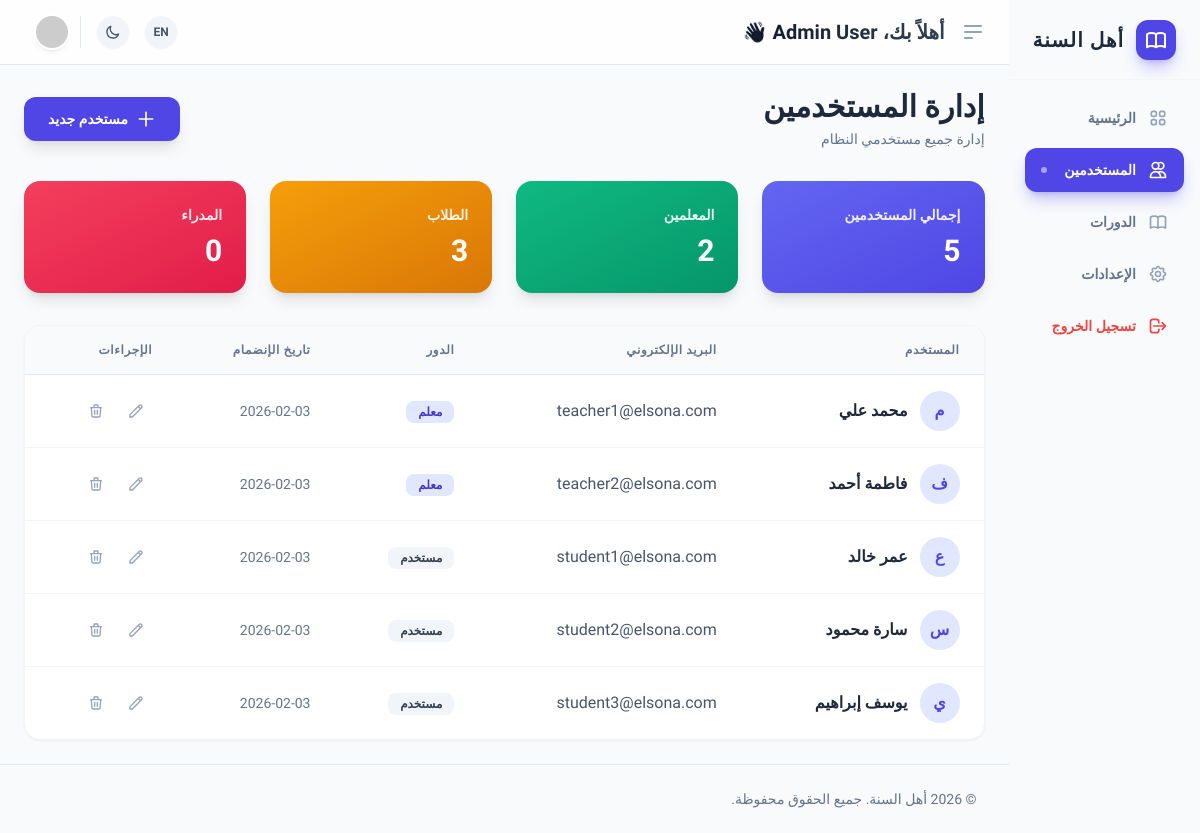
Page /dashboard/admin/users.php on the earlier database version.
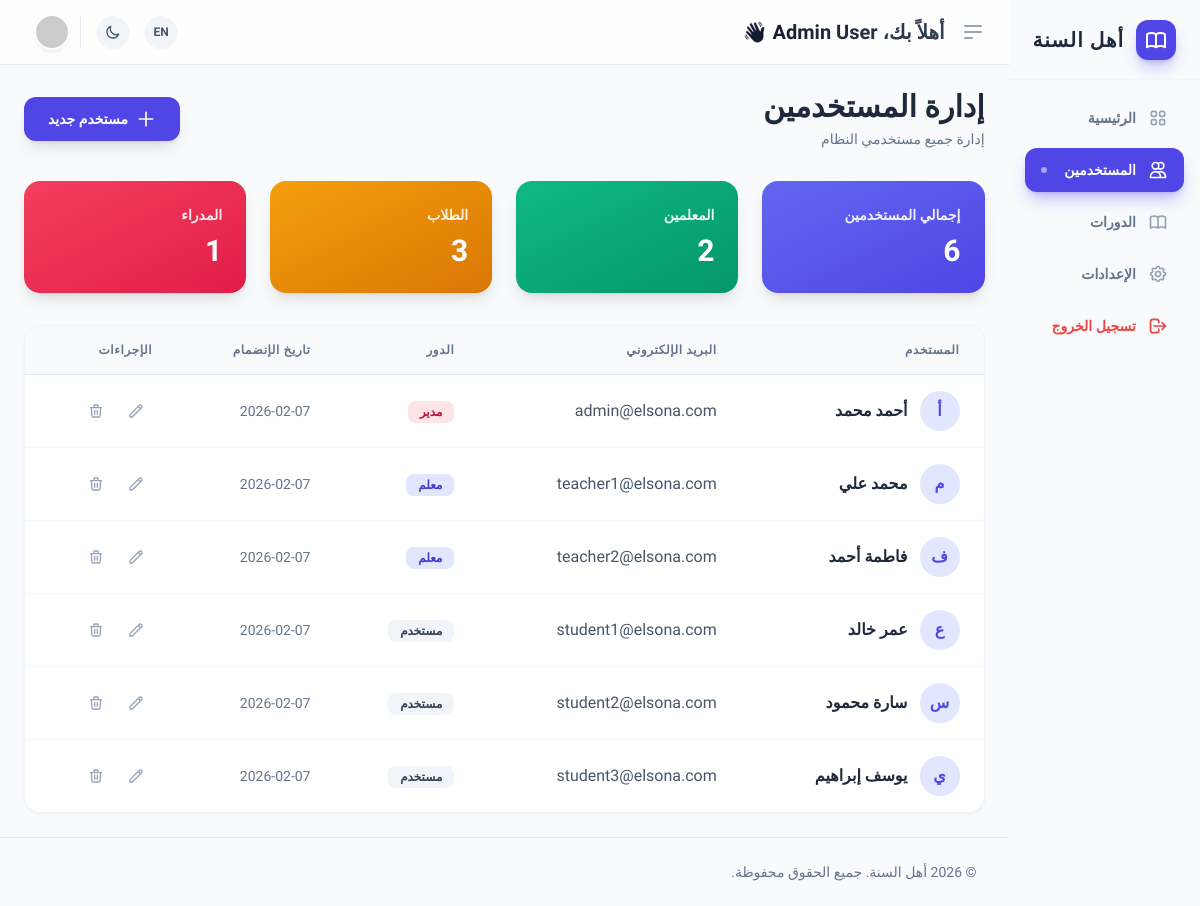
Same page on the later database version.
### tables this page shows
CREATE TABLE users (
            id INTEGER PRIMARY KEY AUTOINCREMENT,
            name TEXT NOT NULL,
            email TEXT UNIQUE NOT NULL,
            password TEXT NOT NULL,
            role TEXT DEFAULT 'user',
            created_at DATETIME DEFAULT CURRENT_TIMESTAMP
        );

### dashboard/admin/users.php (the view, shortened to what this page needs)
<?php
require '../includes/header.php';
require '../db.php';
$users = $pdo->query("SELECT * FROM users ORDER BY created_at DESC")->fetchAll();
?>
<div class="flex items-center justify-between mb-8">
    <div>
        <h2 class="text-3xl font-black text-slate-800 dark:text-white">
            <?php echo t('إدارة المستخدمين', 'Users Management'); ?>
        </h2>
        <p class="text-slate-500 text-sm mt-1">
            <?php echo t('إدارة جميع مستخدمي النظام', 'Manage all system users'); ?>
        </p>
    </div>
    <button onclick="document.getElementById('createUserModal').classList.remove('hidden')"
        class="bg-indigo-600 text-white px-6 py-3 rounded-xl font-bold text-sm hover:bg-indigo-700 transition-all shadow-lg hover:shadow-xl hover:-translate-y-0.5 flex items-center gap-2">
        <svg class="w-5 h-5" fill="none" stroke="currentColor" viewBox="0 0 24 24">
            <path stroke-linecap="round" stroke-linejoin="round" stroke-width="2" d="M12 4v16m8-8H4"></path>
        </svg>
        <?php echo t('مستخدم جديد', 'New User'); ?>
    </button>
</div>
<div class="grid grid-cols-1 md:grid-cols-4 gap-6 mb-8">
    <div class="bg-gradient-to-br from-indigo-500 to-indigo-600 p-6 rounded-2xl text-white shadow-lg">
        <div class="text-sm font-bold opacity-90 mb-2">
            <?php echo t('إجمالي المستخدمين', 'Total Users'); ?>
        </div>
        <div class="text-3xl font-black">
            <?php echo count($users); ?>
        </div>
    </div>
    <div class="bg-gradient-to-br from-emerald-500 to-emerald-600 p-6 rounded-2xl text-white shadow-lg">
        <div class="text-sm font-bold opacity-90 mb-2">
            <?php echo t('المعلمين', 'Teachers'); ?>
        </div>
        <div class="text-3xl font-black">
            <?php echo count(array_filter($users, fn($u) => $u['role'] === 'teacher')); ?>
        </div>
    </div>
    <div class="bg-gradient-to-br from-amber-500 to-amber-600 p-6 rounded-2xl text-white shadow-lg">
        <div class="text-sm font-bold opacity-90 mb-2">
            <?php echo t('الطلاب', 'Students'); ?>
        </div>
        <div class="text-3xl font-black">
            <?php echo count(array_filter($users, fn($u) => $u['role'] === 'student')); ?>
        </div>
    </div>
    <div class="bg-gradient-to-br from-rose-500 to-rose-600 p-6 rounded-2xl text-white shadow-lg">
        <div class="text-sm font-bold opacity-90 mb-2">
            <?php echo t('المدراء', 'Admins'); ?>
        </div>
        <div class="text-3xl font-black">
            <?php echo count(array_filter($users, fn($u) => $u['role'] === 'admin')); ?>
        </div>
    </div>
</div>
<div
    class="bg-white dark:bg-slate-800 rounded-2xl shadow-sm border border-slate-100 dark:border-slate-700/50 overflow-hidden">
    <div class="overflow-x-auto">
        <table class="w-full">
            <thead class="bg-slate-50 dark:bg-slate-900 border-b border-slate-200 dark:border-slate-700">
                <tr>
                    <th class="px-6 py-4 text-right text-xs font-bold text-slate-500 uppercase tracking-wider">
                        <?php echo t('المستخدم', 'User'); ?>
                    </th>
                    <th class="px-6 py-4 text-right text-xs font-bold text-slate-500 uppercase tracking-wider">
                        <?php echo t('البريد الإلكتروني', 'Email'); ?>
                    </th>
                    <th class="px-6 py-4 text-right text-xs font-bold text-slate-500 uppercase tracking-wider">
                        <?php echo t('الدور', 'Role'); ?>
                    </th>
                    <th class="px-6 py-4 text-right text-xs font-bold text-slate-500 uppercase tracking-wider">
                        <?php echo t('تاريخ الإنضمام', 'Joined'); ?>
                    </th>
                    <th class="px-6 py-4 text-right text-xs font-bold text-slate-500 uppercase tracking-wider">
                        <?php echo t('الإجراءات', 'Actions'); ?>
                    </th>
                </tr>
            </thead>
            <tbody class="divide-y divide-slate-100 dark:divide-slate-700">
                <?php foreach ($users as $user): ?>
                    <tr class="hover:bg-slate-50 dark:hover:bg-slate-700/30 transition-colors">
                        <td class="px-6 py-4">
                            <div class="flex items-center gap-3">
                                <div
                                    class="w-10 h-10 rounded-full bg-indigo-100 dark:bg-indigo-900/50 flex items-center justify-center text-indigo-600 dark:text-indigo-400 font-bold">
                                    <?php echo strtoupper(substr($user['name'], 0, 2)); ?>
                                </div>
                                <div>
                                    <div class="font-bold text-slate-800 dark:text-white">
                                        <?php echo htmlspecialchars($user['name']); ?>
                                    </div>
                                </div>
                            </div>
                        </td>
                        <td class="px-6 py-4 text-slate-600 dark:text-slate-400">
                            <?php echo htmlspecialchars($user['email']); ?>
                        </td>
                        <td class="px-6 py-4">
                            <span class="px-3 py-1 rounded-lg text-xs font-bold uppercase
                            <?php
                            echo $user['role'] === 'admin' ? 'bg-rose-100 text-rose-700 dark:bg-rose-900/30 dark:text-rose-400' :
                                ($user['role'] === 'teacher' ? 'bg-indigo-100 text-indigo-700 dark:bg-indigo-900/30 dark:text-indigo-400' :
                                    'bg-slate-100 text-slate-700 dark:bg-slate-700 dark:text-slate-300');
                            ?>">
                                <?php echo t($user['role'] === 'admin' ? 'مدير' : ($user['role'] === 'teacher' ? 'معلم' : 'مستخدم'), ucfirst($user['role'])); ?>
                            </span>
                        </td>
                        <td class="px-6 py-4 text-slate-500 text-sm">
                            <?php echo date('Y-m-d', strtotime($user['created_at'])); ?>
                        </td>
                        <td class="px-6 py-4">
                            <div class="flex items-center gap-2">
                                <button
                                    class="p-2 hover:bg-slate-100 dark:hover:bg-slate-700 rounded-lg text-slate-400 hover:text-indigo-600 transition-colors">
                                    <svg class="w-4 h-4" fill="none" stroke="currentColor" viewBox="0 0 24 24">
                                        <path stroke-linecap="round" stroke-linejoin="round" stroke-width="2"
                                            d="M15.232 5.232l3.536 3.536m-2.036-5.036a2.5 2.5 0 113.536 3.536L6.5 21.036H3v-3.572L16.732 3.732z">
                                        </path>
                                    </svg>
                                </button>
                                <a href="?delete=<?php echo $user['id']; ?>&lang=<?php echo $lang; ?>"
                                    onclick="return confirm('<?php echo t('هل أنت متأكد من حذف هذا المستخدم؟', 'Are you sure you want to delete this user?'); ?>')"
                                    class="p-2 hover:bg-slate-100 dark:hover:bg-slate-700 rounded-lg text-slate-400 hover:text-red-600 transition-colors">
                                    <svg class="w-4 h-4" fill="none" stroke="currentColor" viewBox="0 0 24 24">
                                        <path stroke-linecap="round" stroke-linejoin="round" stroke-width="2"
                                            d="M19 7l-.867 12.142A2 2 0 0116.138 21H7.862a2 2 0 01-1.995-1.858L5 7m5 4v6m4-6v6m1-10V4a1 1 0 00-1-1h-4a1 1 0 00-1 1v3M4 7h16">
                                        </path>
                                    </svg>
                                </a>
                            </div>
                        </td>
                    </tr>
                <?php endforeach; ?>
            </tbody>
        </table>
    </div>
</div>
<?php require '../includes/footer.php'; ?>

### dashboard/includes/header.php (shortened to what this page needs)
<?php
$user_name = $_SESSION['user_name'] ?? 'Admin User';
$lang = isset($_GET['lang']) ? $_GET['lang'] : 'ar';
$dir = ($lang == 'ar') ? 'rtl' : 'ltr';
if (!function_exists('t')) {
    function t($ar, $en)
    {
        global $lang;
        return ($lang == 'ar') ? $ar : $en;
    }
}
?>
<!DOCTYPE html>
<html lang="<?php echo $lang; ?>" dir="<?php echo $dir; ?>" class="scroll-smooth">
<head>
    <script src="https://cdn.tailwindcss.com"></script>
</head>
<body class="bg-slate-50 dark:bg-slate-950 text-slate-900 dark:text-slate-100 transition-colors duration-300" x-data="{
          darkMode: localStorage.getItem('theme') === 'dark',
          sidebarOpen: false,
          sidebarCompact: localStorage.getItem('sidebarCompact') === 'true'
      }" :class="{ 'dark': darkMode }"
    x-init="$watch('darkMode', val => localStorage.setItem('theme', val ? 'dark' : 'light')); $watch('sidebarCompact', val => localStorage.setItem('sidebarCompact', val))">
    <div class="flex h-screen overflow-hidden">
        <?php include dirname(__FILE__) . '/sidebar.php'; ?>
        <div class="relative flex flex-col flex-1 overflow-y-auto overflow-x-hidden">
            <header
                class="sticky top-0 z-30 bg-white/80 dark:bg-slate-900/80 backdrop-blur-lg border-b border-slate-200 dark:border-slate-800">
                <div class="px-6 py-4 flex items-center justify-between">
                    <div class="flex items-center gap-4">
                        <button @click="sidebarCompact = !sidebarCompact"
                            class="hidden lg:block text-slate-400 hover:text-indigo-600 focus:outline-none transition-colors">
                            <svg class="w-6 h-6" fill="none" stroke="currentColor" viewBox="0 0 24 24">
                                <path stroke-linecap="round" stroke-linejoin="round" stroke-width="2"
                                    d="M4 6h16M4 12h16M4 18h7"></path>
                            </svg>
                        </button>
                        <div class="hidden sm:flex items-center gap-4">
                            <h2
                                class="text-xl font-bold bg-clip-text text-transparent bg-gradient-to-r from-slate-900 to-slate-700 dark:from-white dark:to-slate-300">
                            </h2>
                        </div>
                    </div>
                    <div class="flex items-center gap-4">
                        <a href="?lang=<?php echo ($lang == 'ar' ? 'en' : 'ar'); ?>"
                            class="w-8 h-8 rounded-full flex items-center justify-center bg-slate-100 dark:bg-slate-800 text-slate-600 dark:text-slate-400 hover:bg-indigo-100 hover:text-indigo-600 transition-colors font-bold text-xs shadow-sm">
                            <?php echo ($lang == 'ar' ? 'EN' : 'AR'); ?>
                        </a>
                        <button @click="darkMode = !darkMode"
                            class="w-8 h-8 rounded-full flex items-center justify-center bg-slate-100 dark:bg-slate-800 text-slate-600 dark:text-slate-400 hover:bg-indigo-100 hover:text-indigo-600 transition-colors shadow-sm focus:outline-none">
                            <svg x-show="!darkMode" class="w-4 h-4" fill="none" stroke="currentColor"
                                viewBox="0 0 24 24">
                                <path stroke-linecap="round" stroke-linejoin="round" stroke-width="2"
                                    d="M20.354 15.354A9 9 0 018.646 3.646 9.003 9.003 0 0012 21a9.003 9.003 0 008.354-5.646z">
                                </path>
                            </svg>
                        </button>
                        <div
                            class="flex items-center gap-3 pl-3 border-l border-slate-200 dark:border-slate-700 <?php echo ($dir == 'rtl' ? 'border-r pr-3 border-l-0 pl-0' : ''); ?>">
                            <img src="https://ui-avatars.com/api/?name=<?php echo urlencode($user_name); ?>&background=6366f1&color=fff"
                                alt="User"
                                class="w-8 h-8 rounded-full shadow-md ring-2 ring-white dark:ring-slate-800 cursor-pointer hover:ring-indigo-500 transition-all">
                        </div>
                    </div>
                </div>
            </header>
            <main class="w-full flex-grow p-6">

### dashboard/includes/sidebar.php (shortened to what this page needs)
<?php
if (!isset($menu_items)) {
    $current_page = basename($_SERVER['PHP_SELF']);
}
?>
<aside :class="[
            sidebarOpen ? 'translate-x-0' : (dir === 'rtl' ? 'translate-x-full' : '-translate-x-full'),
            sidebarCompact ? 'lg:w-20' : 'lg:w-72'
       class="fixed top-0 bottom-0 z-40 bg-white dark:bg-slate-900 border-r dark:border-slate-800 transition-all duration-300 lg:translate-x-0 lg:static lg:block shadow-2xl lg:shadow-none
              <?php echo ($dir == 'rtl') ? 'right-0 border-l' : 'left-0 border-r'; ?>">
    <div class="h-20 flex items-center justify-center border-b border-gray-100 dark:border-slate-800 px-4 overflow-hidden relative"
        :class="sidebarCompact ? 'px-2' : 'px-6'">
        <a href="../../index.php" class="flex items-center gap-3 w-full justify-center transition-all duration-300">
            <div class="bg-indigo-600 rounded-xl flex items-center justify-center shadow-lg shadow-indigo-600/30 transition-all duration-300 shrink-0"
                :class="sidebarCompact ? 'w-10 h-10' : 'w-10 h-10'">
            </div>
            <span
                class="text-xl font-black tracking-wider uppercase text-slate-800 dark:text-white transition-all duration-300 whitespace-nowrap"
                :class="sidebarCompact ? 'w-0 opacity-0 overflow-hidden' : 'w-auto opacity-100'">
                <?php echo t('أهل السنة', 'ELSONA'); ?>
            </span>
        </a>
    </div>
    <nav class="p-4 space-y-2 overflow-y-auto h-[calc(100vh-5rem)]">
        <?php foreach ($menu_items as $item): ?>
            <a href="<?php echo $item['link']; ?>?lang=<?php echo $lang; ?>" class="flex items-center gap-3 px-4 py-3 rounded-xl transition-all duration-200 group font-bold text-sm
                      <?php
                      if (isset($item['danger']) && $item['danger']) {
                          echo 'text-red-500 hover:bg-red-50 dark:hover:bg-red-500/10 mt-8';
                      } elseif ($item['link'] == $current_page) {
                          echo 'bg-indigo-600 text-white shadow-lg shadow-indigo-600/30';
                      } else {
                          echo 'text-slate-500 hover:bg-slate-50 dark:hover:bg-slate-800 hover:text-indigo-600 dark:text-slate-400 dark:hover:text-white';
                      }
                      ?>" :class="sidebarCompact ? 'justify-center px-0' : ''"
                :title="sidebarCompact ? '<?php echo htmlspecialchars($item['label']); ?>' : ''">
                <span
                    class="<?php echo ($item['link'] == $current_page) ? 'text-white' : (isset($item['danger']) ? 'text-red-500' : 'text-slate-400 group-hover:text-indigo-500'); ?>">
                    <?php echo $item['icon']; ?>
                </span>
                <span :class="sidebarCompact ? 'hidden' : 'block'">
                    <?php echo $item['label']; ?>
                </span>
                <?php if ($item['link'] == $current_page): ?>
                    <span class="mr-auto w-1.5 h-1.5 rounded-full bg-white opacity-50"
                        :class="sidebarCompact ? 'hidden' : 'block'"></span>
                <?php endif; ?>
            </a>
        <?php endforeach; ?>
    </nav>
</aside>

### dashboard/includes/footer.php (shortened to what this page needs)
</main>
<footer
    class="mt-auto py-6 px-8 border-t border-slate-200 dark:border-slate-800 text-center sm:text-<?php echo ($dir == 'rtl' ? 'right' : 'left'); ?>">
    <p class="text-sm text-slate-500 dark:text-slate-400 font-medium">
        &copy;
        <?php echo t('أهل السنة', 'ELSONA'); ?>.
        <?php echo t('جميع الحقوق محفوظة.', 'All rights reserved.'); ?>
    </p>
</footer>
</div>
</div>
</body>
</html>

Differences in the rows shown:
removed users: name "م", name "محمد علي", email "teacher1@elsona.com", role "معلم", created_at "2026-02-03"
removed users: name "ف", name "فاطمة أحمد", email "teacher2@elsona.com", role "معلم", created_at "2026-02-03"
removed users: name "ع", name "عمر خالد", email "student1@elsona.com", role "مستخدم", created_at "2026-02-03"
removed users: name "س", name "سارة محمود", email "student2@elsona.com", role "مستخدم", created_at "2026-02-03"
removed users: name "ي", name "يوسف إبراهيم", email "student3@elsona.com", role "مستخدم", created_at "2026-02-03"
added users: name "أ", name "أحمد محمد", email "admin@elsona.com", role "مدير", created_at "2026-02-07"
added users: name "م", name "محمد علي", email "teacher1@elsona.com", role "معلم", created_at "2026-02-07"
added users: name "ف", name "فاطمة أحمد", email "teacher2@elsona.com", role "معلم", created_at "2026-02-07"
added users: name "ع", name "عمر خالد", email "student1@elsona.com", role "مستخدم", created_at "2026-02-07"
added users: name "س", name "سارة محمود", email "student2@elsona.com", role "مستخدم", created_at "2026-02-07"
added users: name "ي", name "يوسف إبراهيم", email "student3@elsona.com", role "مستخدم", created_at "2026-02-07"
Other differences:
count($users): "5" → "6"
count(array_filter($users, fn($u) => $u['role'] === 'admin')): "0" → "1"
